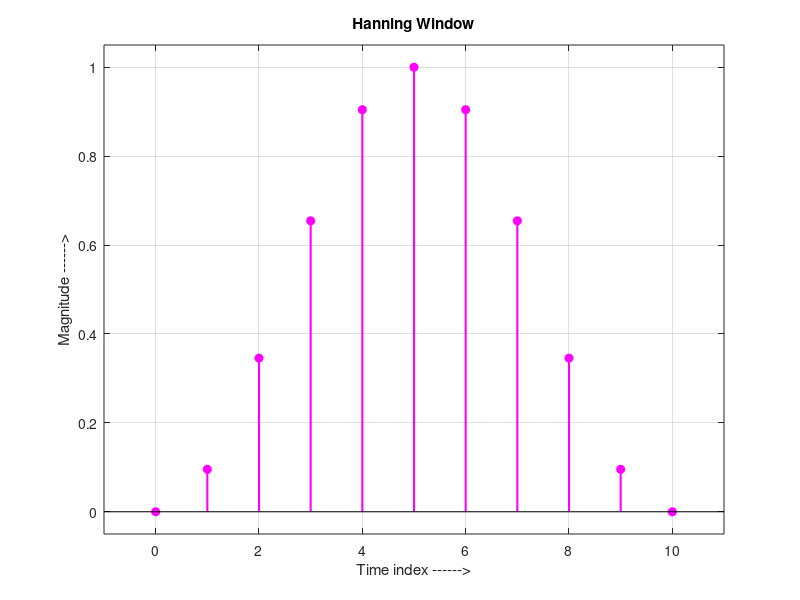
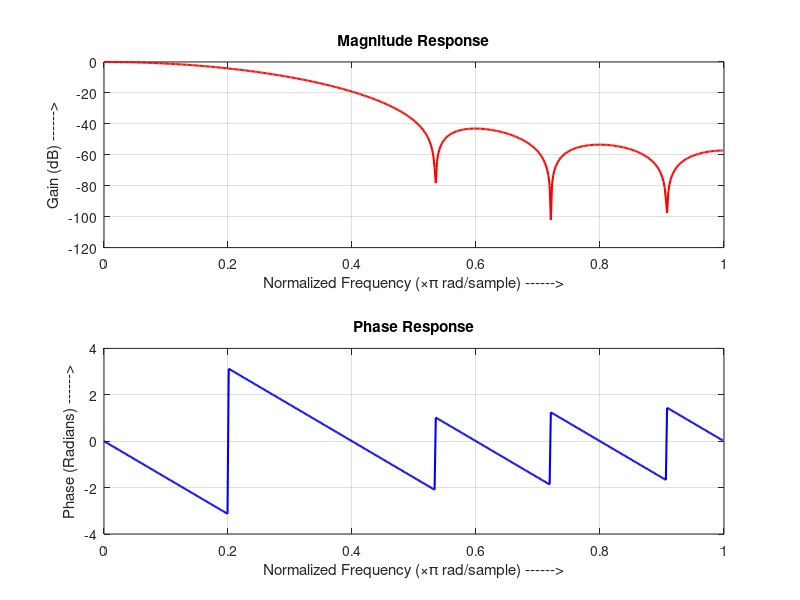

Source code (MATLAB) for these figures, in order:
clear all; 
close all; 
clc;

% Filter and Window Parameters
N = 11; % Window length
Hnw = hanning(N); % Hanning window

% FIR Filter Design
b = fir1(10, 0.2, Hnw); % FIR filter design using Hanning window

% Display Window Coefficients
disp('Window Coefficient = ');
disp(Hnw);

% Frequency Response of the FIR Filter
[h, f] = freqz(b, 1, 512); % Frequency response of the filter
mag = 20*log10(abs(h)); % Magnitude response in dB
phase = angle(h); % Phase response

% Plot Window Coefficient
n = 0:N-1;
figure();
stem(n, Hnw, 'm', 'fill', 'LineWidth', 1.5); 
grid on;
xlabel('Time index ------>');
ylabel('Magnitude ------>');
title('Hanning Window');
axis([-1 N -0.05 1.05]);

% Magnitude Response
figure();
subplot(2,1,1);
plot(f/pi, mag, 'r', 'LineWidth', 1.5); 
grid on;
xlabel('Normalized Frequency (\times\pi rad/sample) ------>');
ylabel('Gain (dB) ------>');
title('Magnitude Response');

% Phase Response
subplot(2,1,2);
plot(f/pi, phase, 'b', 'LineWidth', 1.5); 
grid on;
xlabel('Normalized Frequency (\times\pi rad/sample) ------>');
ylabel('Phase (Radians) ------>');
title('Phase Response');
